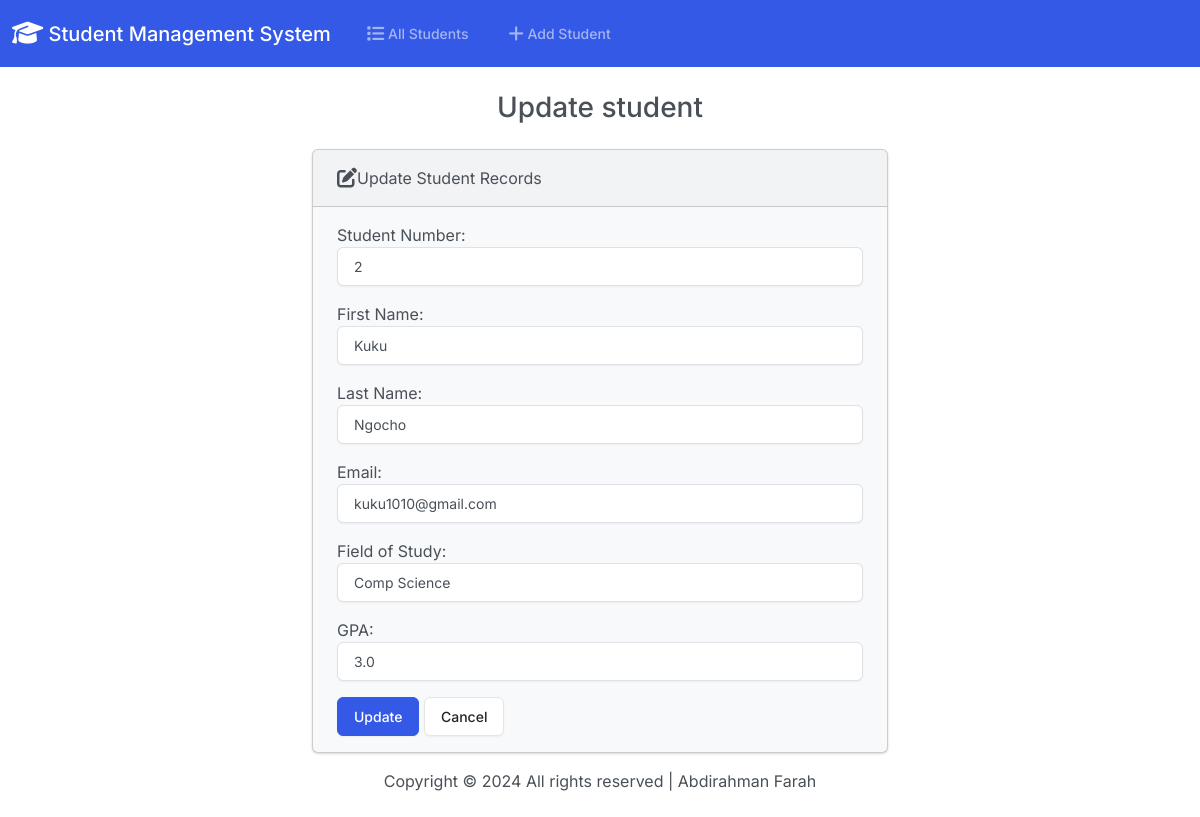
Page /edit/2/ on the committed database.
### myApp/models.py (models this page shows, shortened)
class Students(models.Model):
    student_number=models.PositiveIntegerField(primary_key=True)
    first_name=models.CharField(max_length=50)
    last_name=models.CharField(max_length=50)
    email=models.EmailField(max_length=100)
    field_of_study=models.CharField(max_length=50)
    gpa=models.FloatField()

### myApp/views.py (the view)
# urls.py: path('edit/<int:student_number>/', views.edit, name='edit'),  # Change 'id' to 'student_number'
def edit(request, student_number):
    student = Students.objects.get(student_number=student_number)
    if request.method == 'POST':
        form = StudentForm(request.POST, instance=student)
        if form.is_valid():
            form.save()
            return render(request, 'myApp/edit.html', { # Redirect to the edit page with a success flag
                'form': form,
                'success': True
            })
    else:
        form = StudentForm(instance=student)
    return render(request, 'myApp/edit.html', {
        'form': form,
        'student': student
    })

### myApp/forms.py
class StudentForm(forms.ModelForm):
    class Meta:
        model = Students
        fields = ['student_number', 'first_name', 'last_name', 'email', 'field_of_study', 'gpa']
        labels = {
            'student_number': 'Student Number',
            'first_name': 'First Name',
            'last_name': 'Last Name',
            'email': 'Email',
            'field_of_study': 'Field of Study',
            'gpa': 'GPA'
        }
        widgets = {
            'student_number': forms.NumberInput(attrs={'class': 'form-control'}),
            'first_name': forms.TextInput(attrs={'class': 'form-control'}),
            'last_name': forms.TextInput(attrs={'class': 'form-control'}),
            'email': forms.EmailInput(attrs={'class': 'form-control'}),
            'field_of_study': forms.TextInput(attrs={'class': 'form-control'}),
            'gpa': forms.NumberInput(attrs={'class': 'form-control'})
        }

### myApp/Templates/myApp/edit.html (shortened to what this page needs)
{% extends "myApp/base.html"%}
{% block body %}
<h3 class="text-center m-4"> Update student</h3>
{% if success %}
<div class="alert alert-success" role="alert">
    The  student updated successfully
    <a href="{% url 'index' %}" class="alert-link">Go to home page.</a>
</div>
{% else %}
<div class="row justify-content-center">
   <div class="col-6">
    <div class="card bg-light mb-3">
        <div class="card-header">
            <i class="fa-solid fa-pen-to-square fa-lg"></i>Update Student Records
        </div>
        <div class="card-body">
            <form action="" method="POST">
                {{ form.as_p }}
                <button type="submit" class="btn btn-primary">Update</button>
                <a href="{% url 'index' %}" class="btn btn-secondary">Cancel</a>
            </form>
        </div>
   </div>
</div>
{% endif %}
{%endblock%}

### rows in the picture
Students: student_number "2", first_name "Kuku", last_name "Ngocho", email "kuku1010@gmail.com", field_of_study "Comp Science", gpa "3.0"
